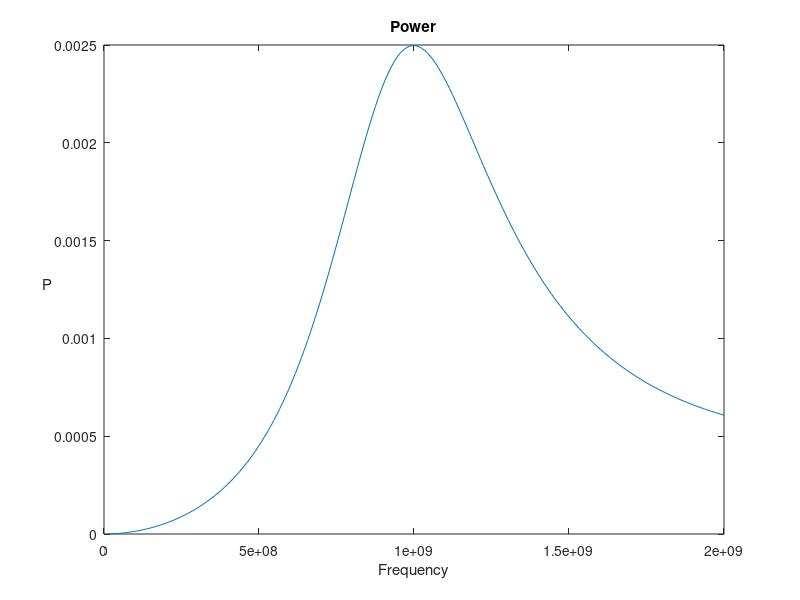

Recreate this plot in MATLAB.
% Intialization of variables
fo = 10^9;
N = 201;
Vs = 1;
Zo = 50;
ZL = 10 + 15i;
Zg = 50 - 40i;  Rg = real(Zg);  Xg = imag(Zg);
C3 = 3.02*10^(-12);
C4 = 2.65*10^(-12);

% f vector
f = 0:(2*fo/N):(2*fo);

% β(f)*l
bl3 = 0.088*pi*f/fo;
bl4 = 0.28*pi*f/fo;

% Choose 0 for parallel and 1 for in series
option = 1;

if option == 0 % Capacitor parallel to the entrance
    Za = Zo*(ZL + 1i*Zo*tan(bl3))./(Zo + 1i*ZL*tan(bl3));
    Ya = 1./Za;

    Zc = -1i./(2*pi*f*C3);
    Yc = 1./Zc;

    Yin = Ya + Yc;
    Zin = 1./Yin;
    Rin = real(Zin);
    Xin = imag(Zin);
elseif option == 1 % Capacitor in series to the entrance 
    Za = Zo*(ZL + 1i*Zo*tan(bl4))./(Zo + 1i*ZL*tan(bl4));

    Zc = -1i./(2*pi*f*C4);

    Zin = Za + Zc;
    Rin = real(Zin);
    Xin = imag(Zin);
end

P = (abs(Vs)^2/2)*(Rin./((Rin+Rg).^2+(Xin+Xg).^2));

% Plot
figure
plot(f,P);
title("Power")
hold on
xlabel("Frequency");
ylabel("P","Rotation",0);
hold off




